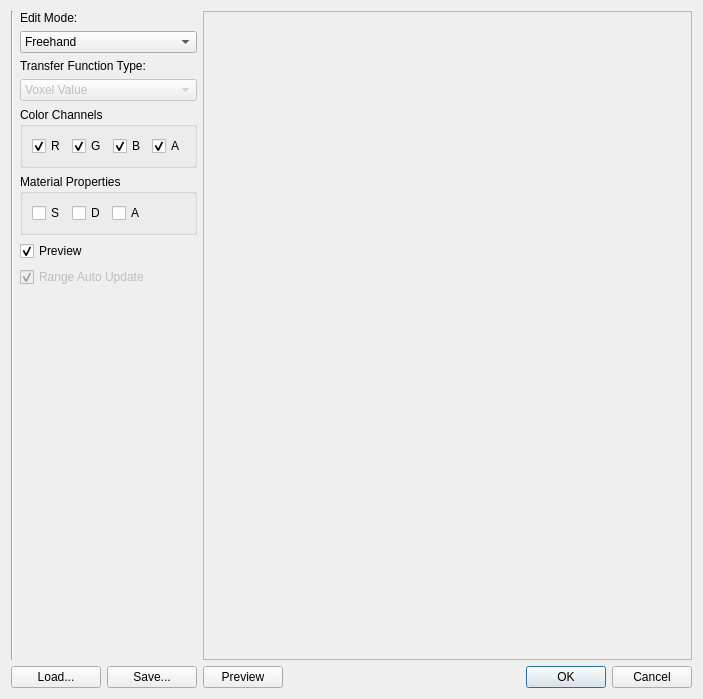
<?xml version="1.0" encoding="UTF-8"?>
<ui version="4.0">
 <class>TransferFunctionEditor</class>
 <widget class="QDialog" name="TransferFunctionEditor">
  <property name="enabled">
   <bool>true</bool>
  </property>
  <property name="geometry">
   <rect>
    <x>0</x>
    <y>0</y>
    <width>703</width>
    <height>699</height>
   </rect>
  </property>
  <property name="windowTitle">
   <string>Transfer Function Editor</string>
  </property>
  <layout class="QGridLayout" name="gridLayout_">
   <item row="5" column="3">
    <widget class="QPushButton" name="previewButton_">
     <property name="text">
      <string>Preview</string>
     </property>
    </widget>
   </item>
   <item row="5" column="4">
    <widget class="QDialogButtonBox" name="buttonBox_">
     <property name="orientation">
      <enum>Qt::Horizontal</enum>
     </property>
     <property name="standardButtons">
      <set>QDialogButtonBox::Cancel|QDialogButtonBox::Ok</set>
     </property>
    </widget>
   </item>
   <item row="5" column="2">
    <layout class="QHBoxLayout" name="horizontalLayout5_">
     <item>
      <widget class="QPushButton" name="loadButton_">
       <property name="text">
        <string>Load...</string>
       </property>
      </widget>
     </item>
     <item>
      <widget class="QPushButton" name="saveButton_">
       <property name="text">
        <string>Save...</string>
       </property>
      </widget>
     </item>
    </layout>
   </item>
   <item row="0" column="2" rowspan="2">
    <layout class="QHBoxLayout" name="horizontalLayout_">
     <item>
      <widget class="Line" name="line">
       <property name="orientation">
        <enum>Qt::Vertical</enum>
       </property>
      </widget>
     </item>
     <item>
      <layout class="QVBoxLayout" name="verticalLayout_">
       <item>
        <widget class="QLabel" name="editModeLabel_">
         <property name="text">
          <string>Edit Mode:</string>
         </property>
         <property name="buddy">
          <cstring>graphComboBox_</cstring>
         </property>
        </widget>
       </item>
       <item>
        <widget class="QComboBox" name="graphComboBox_">
         <item>
          <property name="text">
           <string>Freehand</string>
          </property>
         </item>
         <item>
          <property name="text">
           <string>Ramp</string>
          </property>
         </item>
         <item>
          <property name="text">
           <string>Gauss</string>
          </property>
         </item>
         <item>
          <property name="text">
           <string>Double Gauss</string>
          </property>
         </item>
         <item>
          <property name="text">
           <string>Ramp Gauss</string>
          </property>
         </item>
        </widget>
       </item>
       <item>
        <widget class="QLabel" name="label">
         <property name="text">
          <string>Transfer Function Type:</string>
         </property>
         <property name="buddy">
          <cstring>transferFunctionTypeComboBox_</cstring>
         </property>
        </widget>
       </item>
       <item>
        <widget class="QComboBox" name="transferFunctionTypeComboBox_">
         <property name="enabled">
          <bool>false</bool>
         </property>
         <item>
          <property name="text">
           <string>Voxel Value</string>
          </property>
         </item>
         <item>
          <property name="text">
           <string>Derivative</string>
          </property>
         </item>
        </widget>
       </item>
       <item>
        <widget class="QGroupBox" name="colorGroupBox_">
         <property name="title">
          <string>Color Channels</string>
         </property>
         <layout class="QVBoxLayout" name="verticalLayout2_">
          <item>
           <layout class="QHBoxLayout" name="horizontalLayout3_">
            <item>
             <widget class="QCheckBox" name="checkBoxR_">
              <property name="enabled">
               <bool>true</bool>
              </property>
              <property name="text">
               <string>R</string>
              </property>
              <property name="checked">
               <bool>true</bool>
              </property>
             </widget>
            </item>
            <item>
             <widget class="QCheckBox" name="checkBoxG_">
              <property name="text">
               <string>G</string>
              </property>
              <property name="checked">
               <bool>true</bool>
              </property>
             </widget>
            </item>
            <item>
             <widget class="QCheckBox" name="checkBoxB_">
              <property name="text">
               <string>B</string>
              </property>
              <property name="checked">
               <bool>true</bool>
              </property>
             </widget>
            </item>
            <item>
             <widget class="QCheckBox" name="checkBoxA_">
              <property name="text">
               <string>A</string>
              </property>
              <property name="checked">
               <bool>true</bool>
              </property>
             </widget>
            </item>
           </layout>
          </item>
         </layout>
        </widget>
       </item>
       <item>
        <widget class="QGroupBox" name="materialGroupBox_">
         <property name="title">
          <string>Material Properties</string>
         </property>
         <layout class="QVBoxLayout" name="verticalLayout3_">
          <item>
           <layout class="QHBoxLayout" name="horizontalLayout4_">
            <item>
             <widget class="QCheckBox" name="checkBoxS_">
              <property name="text">
               <string>S</string>
              </property>
             </widget>
            </item>
            <item>
             <widget class="QCheckBox" name="checkBoxD_">
              <property name="text">
               <string>D</string>
              </property>
             </widget>
            </item>
            <item>
             <widget class="QCheckBox" name="checkBoxAm_">
              <property name="text">
               <string>A</string>
              </property>
             </widget>
            </item>
            <item>
             <spacer name="horizontalSpacer_">
              <property name="orientation">
               <enum>Qt::Horizontal</enum>
              </property>
              <property name="sizeType">
               <enum>QSizePolicy::Minimum</enum>
              </property>
              <property name="sizeHint" stdset="0">
               <size>
                <width>40</width>
                <height>20</height>
               </size>
              </property>
             </spacer>
            </item>
           </layout>
          </item>
         </layout>
        </widget>
       </item>
       <item>
        <widget class="QCheckBox" name="previewCheckBox_">
         <property name="text">
          <string>Preview</string>
         </property>
         <property name="checked">
          <bool>true</bool>
         </property>
        </widget>
       </item>
       <item>
        <widget class="QCheckBox" name="rangeAutoUpdateCheckBox_">
         <property name="enabled">
          <bool>false</bool>
         </property>
         <property name="text">
          <string>Range Auto Update</string>
         </property>
         <property name="checked">
          <bool>true</bool>
         </property>
        </widget>
       </item>
       <item>
        <spacer name="verticalSpacer_">
         <property name="orientation">
          <enum>Qt::Vertical</enum>
         </property>
         <property name="sizeHint" stdset="0">
          <size>
           <width>20</width>
           <height>40</height>
          </size>
         </property>
        </spacer>
       </item>
      </layout>
     </item>
    </layout>
   </item>
   <item row="0" column="3" rowspan="2" colspan="2">
    <widget class="QFrame" name="frame_">
     <property name="sizePolicy">
      <sizepolicy hsizetype="Expanding" vsizetype="Expanding">
       <horstretch>0</horstretch>
       <verstretch>0</verstretch>
      </sizepolicy>
     </property>
     <property name="frameShape">
      <enum>QFrame::StyledPanel</enum>
     </property>
     <property name="frameShadow">
      <enum>QFrame::Sunken</enum>
     </property>
     <layout class="QGridLayout" name="gridLayout2_">
      <property name="margin">
       <number>0</number>
      </property>
     </layout>
    </widget>
   </item>
  </layout>
 </widget>
 <tabstops>
  <tabstop>graphComboBox_</tabstop>
  <tabstop>transferFunctionTypeComboBox_</tabstop>
  <tabstop>checkBoxR_</tabstop>
  <tabstop>checkBoxG_</tabstop>
  <tabstop>checkBoxB_</tabstop>
  <tabstop>checkBoxA_</tabstop>
  <tabstop>checkBoxS_</tabstop>
  <tabstop>checkBoxD_</tabstop>
  <tabstop>checkBoxAm_</tabstop>
  <tabstop>previewCheckBox_</tabstop>
  <tabstop>loadButton_</tabstop>
  <tabstop>saveButton_</tabstop>
  <tabstop>buttonBox_</tabstop>
 </tabstops>
 <resources/>
 <connections>
  <connection>
   <sender>buttonBox_</sender>
   <signal>accepted()</signal>
   <receiver>TransferFunctionEditor</receiver>
   <slot>accept()</slot>
   <hints>
    <hint type="sourcelabel">
     <x>394</x>
     <y>381</y>
    </hint>
    <hint type="destinationlabel">
     <x>299</x>
     <y>199</y>
    </hint>
   </hints>
  </connection>
  <connection>
   <sender>buttonBox_</sender>
   <signal>rejected()</signal>
   <receiver>TransferFunctionEditor</receiver>
   <slot>reject()</slot>
   <hints>
    <hint type="sourcelabel">
     <x>394</x>
     <y>381</y>
    </hint>
    <hint type="destinationlabel">
     <x>299</x>
     <y>199</y>
    </hint>
   </hints>
  </connection>
  <connection>
   <sender>previewCheckBox_</sender>
   <signal>toggled(bool)</signal>
   <receiver>TransferFunctionEditor</receiver>
   <slot>changePreview(bool)</slot>
   <hints>
    <hint type="sourcelabel">
     <x>108</x>
     <y>291</y>
    </hint>
    <hint type="destinationlabel">
     <x>299</x>
     <y>199</y>
    </hint>
   </hints>
  </connection>
  <connection>
   <sender>loadButton_</sender>
   <signal>clicked(bool)</signal>
   <receiver>TransferFunctionEditor</receiver>
   <slot>loadTransferFunction(bool)</slot>
   <hints>
    <hint type="sourcelabel">
     <x>48</x>
     <y>381</y>
    </hint>
    <hint type="destinationlabel">
     <x>299</x>
     <y>199</y>
    </hint>
   </hints>
  </connection>
  <connection>
   <sender>saveButton_</sender>
   <signal>clicked(bool)</signal>
   <receiver>TransferFunctionEditor</receiver>
   <slot>saveTransferFunction(bool)</slot>
   <hints>
    <hint type="sourcelabel">
     <x>140</x>
     <y>381</y>
    </hint>
    <hint type="destinationlabel">
     <x>299</x>
     <y>199</y>
    </hint>
   </hints>
  </connection>
  <connection>
   <sender>graphComboBox_</sender>
   <signal>currentIndexChanged(int)</signal>
   <receiver>TransferFunctionEditor</receiver>
   <slot>changeGraph(int)</slot>
   <hints>
    <hint type="sourcelabel">
     <x>116</x>
     <y>61</y>
    </hint>
    <hint type="destinationlabel">
     <x>299</x>
     <y>199</y>
    </hint>
   </hints>
  </connection>
  <connection>
   <sender>transferFunctionTypeComboBox_</sender>
   <signal>currentIndexChanged(int)</signal>
   <receiver>TransferFunctionEditor</receiver>
   <slot>changeTransferFunctionType(int)</slot>
   <hints>
    <hint type="sourcelabel">
     <x>103</x>
     <y>102</y>
    </hint>
    <hint type="destinationlabel">
     <x>299</x>
     <y>199</y>
    </hint>
   </hints>
  </connection>
  <connection>
   <sender>rangeAutoUpdateCheckBox_</sender>
   <signal>toggled(bool)</signal>
   <receiver>TransferFunctionEditor</receiver>
   <slot>changeRangeAutoUpdate(bool)</slot>
   <hints>
    <hint type="sourcelabel">
     <x>106</x>
     <y>300</y>
    </hint>
    <hint type="destinationlabel">
     <x>299</x>
     <y>199</y>
    </hint>
   </hints>
  </connection>
  <connection>
   <sender>previewButton_</sender>
   <signal>clicked()</signal>
   <receiver>TransferFunctionEditor</receiver>
   <slot>triggerMainWndUpdate()</slot>
   <hints>
    <hint type="sourcelabel">
     <x>253</x>
     <y>390</y>
    </hint>
    <hint type="destinationlabel">
     <x>299</x>
     <y>208</y>
    </hint>
   </hints>
  </connection>
 </connections>
 <slots>
  <slot>changePreview(bool)</slot>
  <slot>loadTransferFunction(bool)</slot>
  <slot>saveTransferFunction(bool)</slot>
  <slot>changeGraph(int)</slot>
  <slot>changeTransferFunctionType(int)</slot>
  <slot>changeRangeAutoUpdate(bool)</slot>
 </slots>
</ui>
